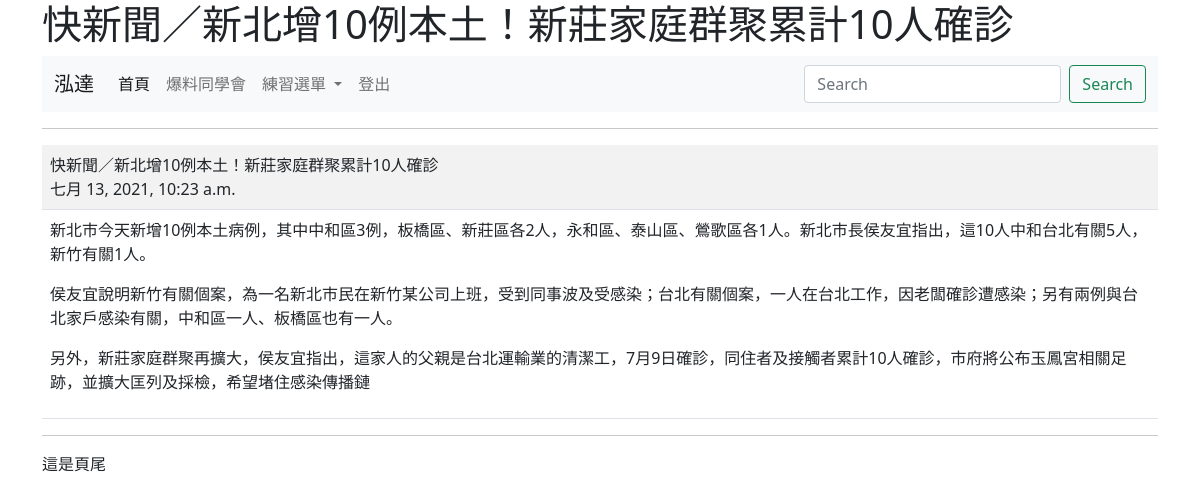
Page /show/6/ (signed in) on the committed database.
### mysite/models.py (models this page shows, shortened)
class Post(models.Model):
	title = models.CharField(max_length=200)
	content = models.TextField()
	pub_date = models.DateTimeField(default=timezone.now)
	class Meta:
		ordering = ('-pub_date',)

### mysite/views.py (the view)
# urls.py: path('show/<int:id>/', views.show),
@login_required(login_url="/admin/login/")
def show(request, id):
	try:
		post = Post.objects.get(id=id)
	except:
		return redirect("/news/")
	return render(request, "show.html", locals())

### templates/show.html (shortened to what this page needs)
{% extends "base.html" %}
{% block main %}
	<hr>
	<table class="table table-striped">
		<tr>
			<td>
				{{ post.title }}<br>
			    {{ post.pub_date }}
			</td>
		</tr>
	    <tr>
	   		<td>
	   			{{ post.content| linebreaks }}
	   		</td>
	    </tr>
    </table>
{% endblock %}

### templates/menu.html (shortened to what this page needs)
   <nav class="navbar navbar-expand-lg navbar-light bg-light">
  <div class="container-fluid">
    <a class="navbar-brand" href="#">
    {% if request.user.is_authenticated %}
       {{ request.user.first_name }}
    {% else %}
        沒登入的訪客
    {% endif %}
    </a>
    <div class="collapse navbar-collapse" id="navbarSupportedContent">
      <ul class="navbar-nav me-auto mb-2 mb-lg-0">
        <li class="nav-item">
          <a class="nav-link active" aria-current="page" href="#">首頁</a>
        </li>
        <li class="nav-item">
          <a class="nav-link" href="https://www.cmoney.tw/follow/channel/">爆料同學會</a>
        </li>
        <li class="nav-item dropdown">
          <a class="nav-link dropdown-toggle" href="#" id="navbarDropdown" role="button" data-bs-toggle="dropdown" aria-expanded="false">
            練習選單
          </a>
        </li>
        {% if request.user.is_authenticated %}
        <li class="nav-item">
          <a class="nav-link" href="/logout/" tabindex="-1">登出</a>
        </li>
        {% else %}
        <li class="nav-item">
          <a class="nav-link" href="/admin/login/?next=/" tabindex="-1">登入</a>
        </li>
        {% endif %}
      </ul>
      <form class="d-flex">
        <input class="form-control me-2" type="search" placeholder="Search" aria-label="Search">
        <button class="btn btn-outline-success" type="submit">Search</button>
      </form>
    </div>
  </div>
</nav>

### rows in the picture
Post: title "快新聞／新北增10例本土！新莊家庭群聚累計10人確診", pub_date "七月 13, 2021, 10:23 a.m.", content "新北市今天新增10例本土病例，其中中和區3例，板橋區、新莊區各2人，永和區、泰山區、鶯歌區各1人。新北市長侯友宜指出，這10人中和台北有關5人，新竹有關1人。 侯友宜說明新竹有關個案，為一名新北市民在新竹某公司上班，受到同事波及受感染；台北有關個案，一人在台北工作，因老闆確診遭感染；另有兩例與台北家戶感染有關，中和區一人、板橋區也有一人。 另外，新莊家庭群聚再擴大，侯友宜指出，這家人的父親是台北運輸業的清潔工，7月9日確診，同住者及接觸者累計10人確診，市府將公布玉鳳宮相關足跡，並擴大匡列及採檢，希望堵住感染傳播鏈"

### other values in the picture
{{ request.user.first_name }} "泓達"
